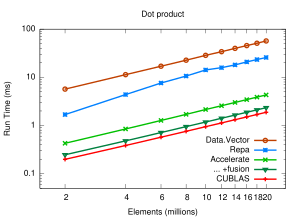

Generate this figure with gnuplot:
# vim: filetype=gnuplot

set title "Dot product"

set terminal pdf size 3,2.2
set output "dotp.pdf"

set key on
set key bottom

set xlabel "Elements (millions)"
set logscale x
set xrange [1.5:25]

set xtics (2, 4, 6, 8, 10, 12, 14, 16, 18, 20)

set ylabel "Run Time (ms)"
set logscale y
set yrange [0.05:100]

plot    'dotp.dat' using ($1):($6)                                              \
                title "Data.Vector"        ls 5  lw 4 with linespoints,         \
        'dotp.dat' using ($1):($5)                                              \
                title "Repa"               ls 4  lw 4 with linespoints,         \
        'dotp.dat' using ($1):($2)                                              \
                title "Accelerate"         ls 1  lw 4 with linespoints,         \
        'dotp.dat' using ($1):($3)                                              \
                title "... +fusion"        ls 3  lw 4 with linespoints,        \
        'dotp.dat' using ($1):($4)                                              \
                title "CUBLAS"             ls 6  lw 4 with linespoints

#        'dotp.dat' using ($1):($7)                                              \
#                title "NDP2GPU"            ls 4  lw 4 with linespoints,         \
